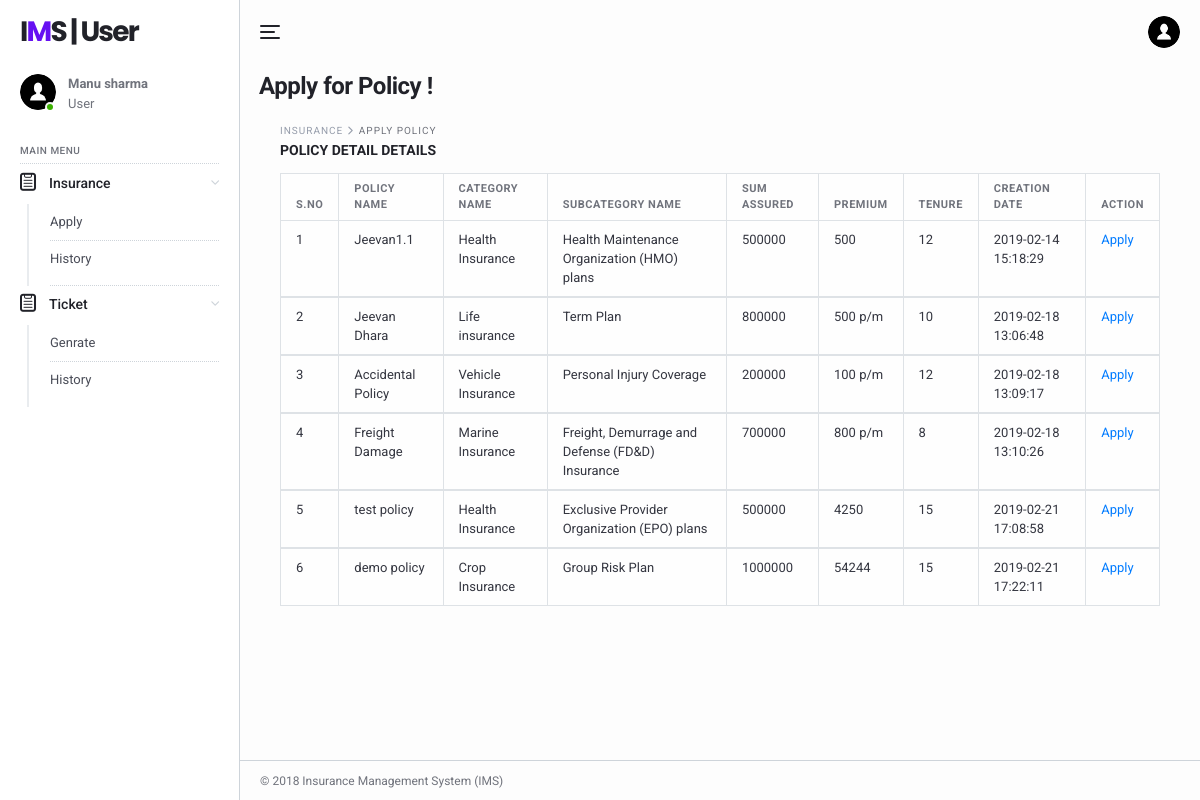
The page /ims/user/apply-forpolicy.php (signed in) on the database its author committed.
### tables this page shows
CREATE TABLE `tbluser` (
  `ID` int(11) NOT NULL,
  `FullName` varchar(120) DEFAULT NULL,
  `ContactNo` bigint(10) DEFAULT NULL,
  `Email` varchar(120) DEFAULT NULL,
  `Gender` enum('Male','Female') DEFAULT NULL,
  `Password` varchar(120) DEFAULT NULL,
  `CreationDate` timestamp NOT NULL DEFAULT CURRENT_TIMESTAMP
);

CREATE TABLE `tblpolicy` (
  `ID` int(11) NOT NULL,
  `SubcategoryId` varchar(50) NOT NULL,
  `CategoryId` varchar(25) DEFAULT NULL,
  `PolicyName` varchar(45) DEFAULT NULL,
  `Sumassured` int(11) DEFAULT NULL,
  `Premium` varchar(45) DEFAULT NULL,
  `Tenure` int(10) DEFAULT NULL,
  `CreationDate` timestamp NOT NULL DEFAULT CURRENT_TIMESTAMP ON UPDATE CURRENT_TIMESTAMP
);

CREATE TABLE `category` (
  `ID` int(11) NOT NULL,
  `CategoryName` varchar(45) DEFAULT NULL,
  `CreationDate` timestamp NULL DEFAULT CURRENT_TIMESTAMP
);

CREATE TABLE `tblsubcategory` (
  `id` int(11) NOT NULL,
  `CategoryId` char(5) NOT NULL,
  `SubcategoryName` varchar(200) NOT NULL,
  `CreationDate` timestamp NULL DEFAULT CURRENT_TIMESTAMP,
  `UpdationDate` timestamp NULL DEFAULT NULL ON UPDATE CURRENT_TIMESTAMP
);

### ims/user/apply-forpolicy.php (the view, shortened to what this page needs)
<?php
include('includes/dbconnection.php');
if (strlen($_SESSION['uid']==0)) {
  header('location:logout.php');
  } else{
?>
<!DOCTYPE html>
<html lang="en">
  <head>
    <link href="../lib/fontawesome-free/css/all.min.css" rel="stylesheet">
    <link href="../lib/ionicons/css/ionicons.min.css" rel="stylesheet">
    <link href="../lib/typicons.font/typicons.css" rel="stylesheet">
    <link href="../lib/morris.js/morris.css" rel="stylesheet">
    <link href="../lib/flag-icon-css/css/flag-icon.min.css" rel="stylesheet">
    <link href="../lib/jqvmap/jqvmap.min.css" rel="stylesheet">
    <link rel="stylesheet" href="../css/azia.css">
  </head>
  <body class="az-body az-body-sidebar">
<?php include_once('includes/sidebar.php');?>
    <div class="az-content az-content-dashboard-two">
<?php include_once('includes/header.php');?>
      <div class="az-content-header d-block d-md-flex">
        <div>
          <h2 class="az-content-title mg-b-5 mg-b-lg-8">Apply for Policy  !</h2>
        </div>
      </div>
      <div class="az-content-body">
     <div class="az-content">
      <div class="container">
        <div class="az-content-body">
          <div class="az-content-breadcrumb">
            <span>Insurance </span>
            <span>Apply Policy</span>
          </div>
          <div class="az-content-label mg-b-5">Policy Detail Details</div>
          <div class="table-responsive">
            <table class="table table-bordered mg-b-0">
              <thead>
                <tr>
                  <th>S.NO</th>
                  <th>Policy Name</th>
                  <th>Category Name</th>
                   <th>SubCategory Name</th>
                   <th>Sum Assured</th>
                   <th>Premium</th>
                   <th>Tenure</th>
                  <th>Creation Date</th>
                  <th>Action</th>
                </tr>
              </thead>
              <?php
$ret=mysqli_query($con,"select category.CategoryName as catname,tblsubcategory.SubcategoryName as subcat, tblpolicy.PolicyName,tblpolicy.CreationDate as cdate,tblpolicy.ID,tblpolicy.Sumassured,tblpolicy.Premium,tblpolicy.Tenure  from tblpolicy inner join category on category.ID=tblpolicy.CategoryId inner join tblsubcategory on  tblsubcategory.id=tblpolicy.SubcategoryId");
$cnt=1;
while ($row=mysqli_fetch_array($ret)) {
?>
              <tbody>
                <tr>
                  <td><?php echo $cnt;?></td>
                       <td><?php  echo $row['PolicyName'];?></td>
                  <td><?php  echo $row['catname'];?></td>
                  <td><?php  echo $row['subcat'];?></td>
                  <td><?php  echo $row['Sumassured'];?></td>
                  <td><?php  echo $row['Premium'];?></td>
                  <td><?php  echo $row['Tenure'];?></td>
                   <td><?php  echo $row['cdate'];?></td>
                  <td><a href="apply-forpolicy.php?polid=<?php echo $row['ID'];?>">Apply </a></td>
                </tr>
                <?php
$cnt=$cnt+1;
}?>
              </tbody>
            </table>
          </div>
            </div>
          </div>
        </div>
      </div>
    <?php include_once('includes/footer.php');?>
    </div>
  </body>
</html>
<?php }  ?>

### ims/user/includes/sidebar.php
  <div class="az-sidebar">
      <div class="az-sidebar-header">
        <a href="#" class="az-logo">I<span>M</span>S | User</a>
      </div>
      <div class="az-sidebar-loggedin">
        <div class="az-img-user online"><img src="../img/user.png" alt=""></div>
        <div class="media-body">
             <?php
$uid=$_SESSION['uid'];
$ret=mysqli_query($con,"select FullName from tbluser where ID='$uid'");
$row=mysqli_fetch_array($ret);
$name=$row['FullName'];
?>
                  <span style="font-weight: bold"><?php echo $name; ?></span>
          <span>User</span>
        </div>
      </div>
      <div class="az-sidebar-body">
         <ul class="nav">
          <li class="nav-label">Main Menu</li>
          <li class="nav-item show">
            <a href="#" class="nav-link with-sub"><i class="typcn typcn-clipboard"></i>Insurance </a>
            <nav class="nav-sub">
              <a href="apply-forpolicy.php" class="nav-sub-link">Apply</a>
              <a href="policy-history.php" class="nav-sub-link">History</a>
            </nav>
          </li>
 <li class="nav-item show">
            <a href="#" class="nav-link with-sub"><i class="typcn typcn-clipboard"></i>Ticket </a>
            <nav class="nav-sub">
              <a href="tickets.php" class="nav-sub-link">Genrate</a>
              <a href="ticket-history.php" class="nav-sub-link">History</a>
            </nav>
          </li>
          </ul>
      </div>
    </div>

### rows shown on the page
tbluser: FullName "Manu sharma"
tblpolicy: PolicyName "Jeevan1.1", CategoryId.CategoryName "Health Insurance", SubcategoryId.SubcategoryName "Health Maintenance Organization (HMO) plans", Sumassured "500000", Premium "500", Tenure "12", CreationDate "2019-02-14 15:18:29"
tblpolicy: PolicyName "Jeevan Dhara", CategoryId.CategoryName "Life insurance", SubcategoryId.SubcategoryName "Term Plan", Sumassured "800000", Premium "500 p/m", Tenure "10", CreationDate "2019-02-18 13:06:48"
tblpolicy: PolicyName "Accidental Policy", CategoryId.CategoryName "Vehicle Insurance", SubcategoryId.SubcategoryName "Personal Injury Coverage", Sumassured "200000", Premium "100 p/m", Tenure "12", CreationDate "2019-02-18 13:09:17"
tblpolicy: PolicyName "Freight Damage", CategoryId.CategoryName "Marine Insurance", SubcategoryId.SubcategoryName "Freight, Demurrage and Defense (FD&D) Insurance", Sumassured "700000", Premium "800 p/m", Tenure "8", CreationDate "2019-02-18 13:10:26"
tblpolicy: PolicyName "test policy", CategoryId.CategoryName "Health Insurance", SubcategoryId.SubcategoryName "Exclusive Provider Organization (EPO) plans", Sumassured "500000", Premium "4250", Tenure "15", CreationDate "2019-02-21 17:08:58"
tblpolicy: PolicyName "demo policy", CategoryId.CategoryName "Crop Insurance", SubcategoryId.SubcategoryName "Group Risk Plan", Sumassured "1000000", Premium "54244", Tenure "15", CreationDate "2019-02-21 17:22:11"
